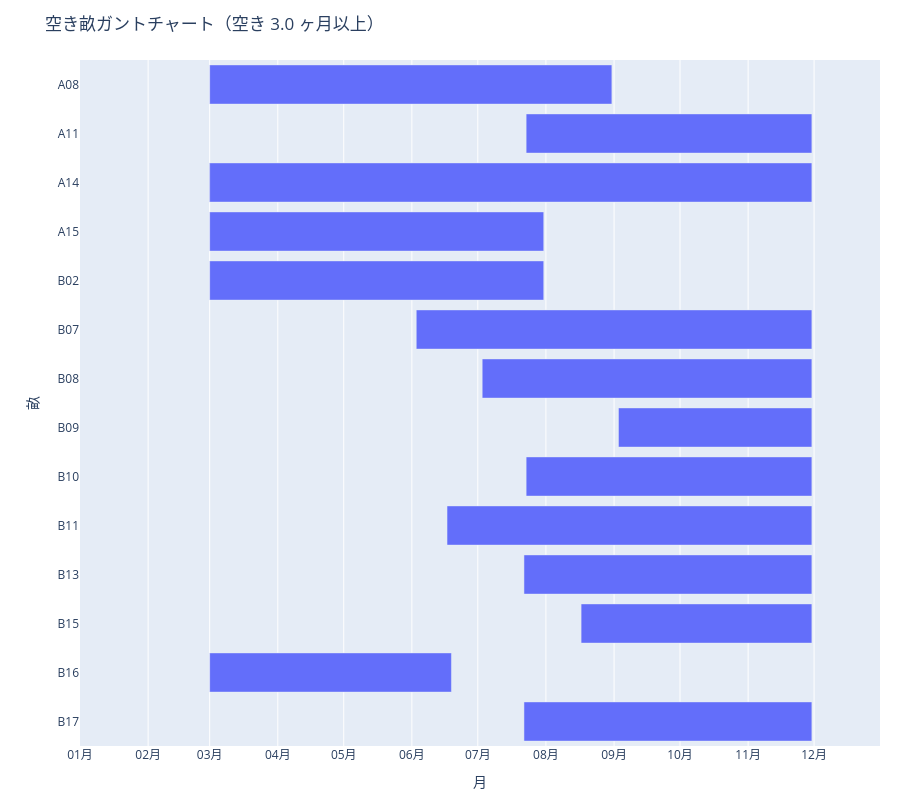

The notebook cell this image was saved under:
### Code cell
import 空き畝検索
import openpyxl

### Figure 1 — Plotly figure (JSON) as saved in the notebook; plotly's stock layout.template omitted (floating-point values rounded to 4 significant figures)
{"data": [{"base": ["2026-03-01T00:00:00.000000000", "2026-07-23T00:00:00.000000000", "2026-03-01T00:00:00.000000000", "2026-03-01T00:00:00.000000000", "2026-03-01T00:00:00.000000000", "2026-03-01T00:00:00.000000000", "2026-06-03T00:00:00.000000000", "2026-07-03T00:00:00.000000000", "2026-09-03T00:00:00.000000000", "2026-07-23T00:00:00.000000000", "2026-06-17T00:00:00.000000000", "2026-07-22T00:00:00.000000000", "2026-08-17T00:00:00.000000000", "2026-03-01T00:00:00.000000000", "2026-07-22T00:00:00.000000000"], "customdata": [[184.0, 6.1], [131.0, 4.4], [203.0, 6.8], [275.0, 9.2], [153.0, 5.1], [153.0, 5.1], [181.0, 6.0], [151.0, 5.0], [89.0, 3.0], [131.0, 4.4], [167.0, 5.6], [132.0, 4.4], [106.0, 3.5], [111.0, 3.7], [132.0, 4.4]], "hovertemplate": "空き開始=%{base}<br>空き終了=%{x}<br>畝=%{y}<br>空き日数=%{customdata[0]}<br>空き月数(概算)=%{customdata[1]}<extra></extra>", "legendgroup": "", "marker": {"color": "#636efa", "pattern": {"shape": ""}}, "name": "", "orientation": "h", "showlegend": false, "textposition": "auto", "type": "bar", "x": [15811200000, 11232000000, 17452800000, 23673600000, 13132800000, 13132800000, 15552000000, 12960000000, 7603200000, 11232000000, 14342400000, 11318400000, 9072000000, 9504000000, 11318400000], "xaxis": "x", "y": ["A08", "A11", "A14", "A14", "A15", "B02", "B07", "B08", "B09", "B10", "B11", "B13", "B15", "B16", "B17"], "yaxis": "y"}], "layout": {"barmode": "overlay", "height": 800, "legend": {"tracegroupgap": 0}, "margin": {"b": 40, "l": 80, "r": 20, "t": 60}, "title": {"text": "空き畝ガントチャート（空き 3.0 ヶ月以上）"}, "xaxis": {"anchor": "y", "domain": [0, 1], "dtick": "M1", "range": ["2026-01-01T00:00:00", "2026-12-31T00:00:00"], "tickformat": "%m月", "title": {"text": "月"}, "type": "date"}, "yaxis": {"anchor": "x", "autorange": "reversed", "categoryarray": ["A08", "A11", "A14", "A15", "B02", "B07", "B08", "B09", "B10", "B11", "B13", "B15", "B16", "B17"], "categoryorder": "array", "domain": [0, 1], "title": {"text": "畝"}}}}
